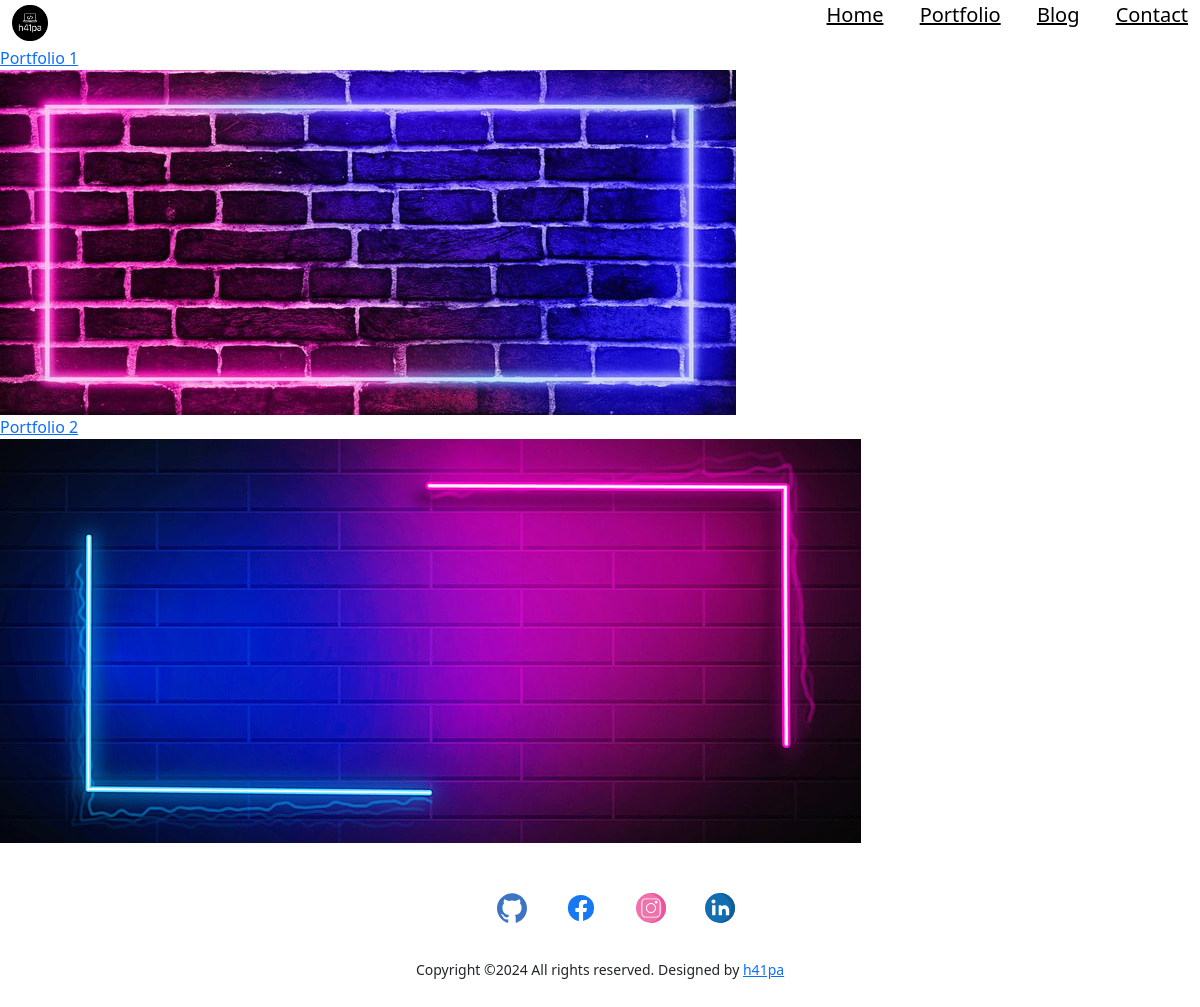
The page /portfolio/ on the database its author committed.
### portfolio/models.py (models this page shows, shortened)
class Portfolio(models.Model):
    class Meta:
        verbose_name_plural = 'Portfolio Profiles'
        verbose_name = 'Portfolio'
        ordering = ["name"]
    date = models.DateTimeField(blank=True, null=True)
    name = models.CharField(max_length=200, blank=True, null=True)
    description = models.CharField(max_length=200, blank=True, null=True)
    body = CKEditor5Field(blank=True, null=True, config_name='extends')
    image = models.ImageField(blank=True, null=True, upload_to='portfolio')
    slug = models.SlugField(null=True, blank=True)
    is_active = models.BooleanField(default=True)

### portfolio/views.py (the view)
# urls.py: path('portfolio/', views.portfolio, name='portfolios'),
def portfolio(request):
    portfolios = Portfolio.objects.filter(is_active=True)
    context = {'portfolios': portfolios}
    return render(request, 'portfolio.html', context)

### website/context_processors.py (called while the page is built)
def project_context(request):
    context = {
        'me': User.objects.first(),
    }
    return context

### templates/portfolio.html (shortened to what this page needs)
{% extends 'base.html' %}
{% load static %}
{% block content %}
{% for port in portfolios %}
<a href="{% url 'app:portfolio' slug=port.slug%}">{{port.name}}<br><img src="{{port.image.url}}"></a><br>
{% endfor %}
{% endblock %}

### static/css/style.css (style rules this page uses)
:root { --primaryColor: #9C07B6; --primaryDarkColor: #3D0048; --primaryHoverColor: #900AA8; --secondaryColor: #F9B000; --baseColor: #21243D; --baseFont: 'Heebo', sans-serif; --titleFont: 'Courier Prime', monospace; --regular: 400; --medium: 500; --bold: 700; --black: 900; --lightBg: #F1F1F1; }
html { scroll-behavior: smooth; }
body { font-family: var(--baseFont); color: var(--baseColor); line-height: normal; }
img { max-width: 100%; }
a { color: inherit; }
a, .btn { -webkit-transition: all 300ms ease-in-out 0s; -o-transition: all 300ms ease-in-out 0s; transition: all 300ms ease-in-out 0s; text-decoration: none; }

### rows shown on the page
Portfolio: name "Portfolio 1", image (picture)
Portfolio: name "Portfolio 2", image (picture)
